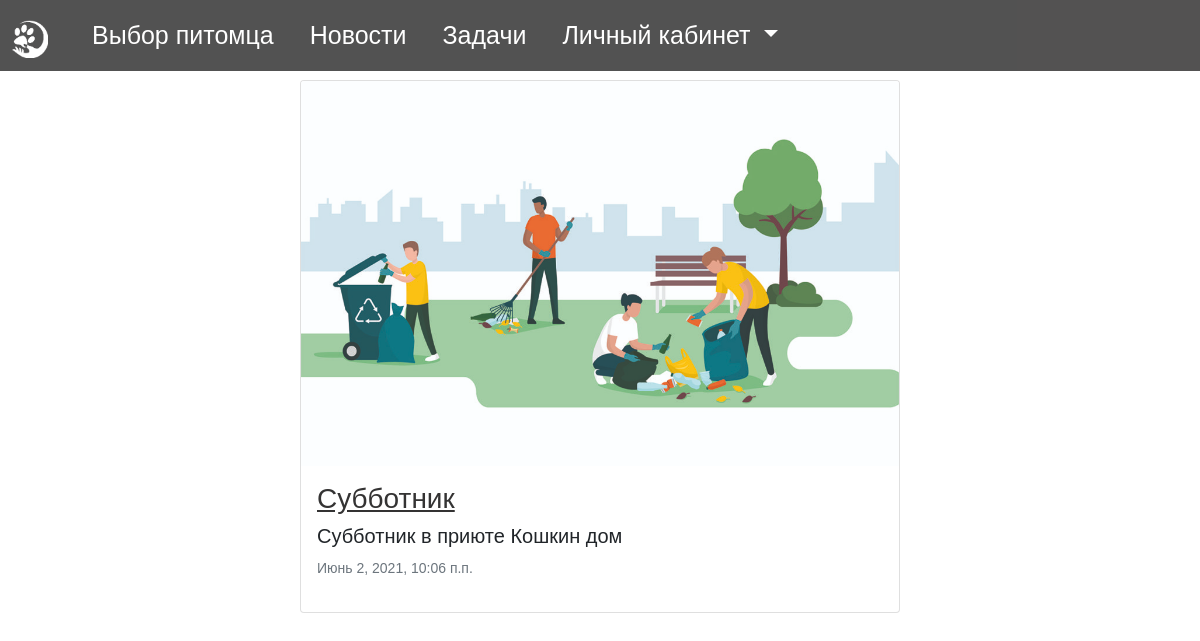
Page /news (signed in) on the committed database.
### Shelter/models.py (models this page shows, shortened)
class News(models.Model):
    title = models.CharField(max_length=200, verbose_name="Название")
    anons = models.CharField(max_length=200, default="", null=True, verbose_name="Анонс")
    body = models.TextField(null=True, verbose_name="Содержание")
    objects = models.Manager()
    shelter = models.ForeignKey(Shelter, on_delete=models.CASCADE)
    dateCreate = models.DateTimeField(auto_now_add=True, verbose_name="Дата добавления")
    def got_url(self):
        return reverse('news_detail',
                       args=[self.id])

class Image(models.Model):
    image = models.ImageField(upload_to=user_directory_path_image, default='images/profile_image.jpg',
                              verbose_name='Изображения')
    pet = models.ForeignKey(Pet, blank=True, null=True, on_delete=models.CASCADE)
    news = models.ForeignKey(News, blank=True, null=True, on_delete=models.CASCADE)
    task = models.ForeignKey(Task, blank=True, null=True, on_delete=models.CASCADE)
    report = models.ForeignKey(Report, blank=True, null=True, on_delete=models.CASCADE)
    class Meta:
        verbose_name = "Изображения"
        verbose_name_plural = "Изображения"
    def __str__(self):
        return self.image.name

### Shelter/new_view.py (the view)
# urls.py: path('news', new_view.news, name='news'),
def news(request):
    user = request.user
    if user.is_authenticated and user.profile.type == 'Owner':
        shelter = Shelter.objects.get(user=user.profile)
        apps = list(News.objects.filter(shelter=shelter))
        apps.reverse()
        images = [Image.objects.filter(news=app).first() for app in apps]
    else:
        apps = list(News.objects.all())
        apps.reverse()
        images = [Image.objects.filter(news=app).first() for app in apps]
    return render(request, 'news.html', {'apps': zip(apps, images)})

### templates/news.html (shortened to what this page needs)
{% extends 'base.html' %}
{% load static %}
{% block content %}
    {% include "includes/navbar.html" %}
    <div class="main">
        {% for el,image in apps %}
            <div class="card mb-3" style="width: 50vw">
                {% if not image == null %}
                    <img src='/{{ image }}' class="card-img-top" alt="pet img">
                {% endif %}
                <div class="card-body">
                    <a href="{{ el.got_url }}">
                        <h3 class="card-title">{{ el.title }}</h3>
                    </a>
                    <h5 class="card-text">{{ el.anons }}</h5>
                    <p class="card-text"><small class="text-muted"> {{ el.dateCreate }}</small></p>
                </div>
            </div>
        {% endfor %}
    </div>
{% endblock %}

### static/css/style.css (style rules this page uses)
body { height: 130vh; margin: auto; width: 100%; overflow-x: hidden; font-family: 'Laptev_Brush', sans-serif; background: #ffffff; display: flex; flex-direction: column; align-items: center; position: relative; }
a { color: #343333; }
.main { margin-top: 80px; }

### rows in the picture
News: image (picture), title "Субботник", anons "Субботник в приюте Кошкин дом", dateCreate "Июнь 2, 2021, 10:06 п.п."
